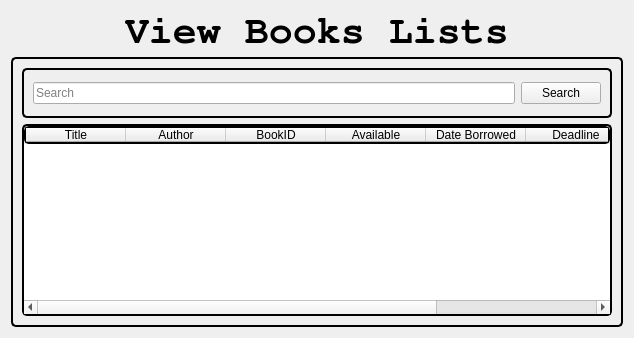
      <widget class="QWidget" name="ViewBookS">
       <layout class="QVBoxLayout" name="verticalLayout_2">
        <item alignment="Qt::AlignmentFlag::AlignHCenter|Qt::AlignmentFlag::AlignTop">
         <widget class="QLabel" name="label">
          <property name="font">
           <font>
            <family>FreeMono</family>
            <pointsize>30</pointsize>
            <bold>true</bold>
           </font>
          </property>
          <property name="text">
           <string>View Books Lists</string>
          </property>
         </widget>
        </item>
        <item>
         <widget class="QFrame" name="frame">
          <property name="sizePolicy">
           <sizepolicy hsizetype="Expanding" vsizetype="Expanding">
            <horstretch>0</horstretch>
            <verstretch>0</verstretch>
           </sizepolicy>
          </property>
          <property name="styleSheet">
           <string notr="true">QFrame {
    border: 2px solid;
    border-color: qlineargradient(x1:0, y1:0, x2:1, y2:1, 
                                  stop:0 #7289da, stop:1 #424549);
    border-radius: 5px;
}</string>
          </property>
          <property name="frameShape">
           <enum>QFrame::Shape::StyledPanel</enum>
          </property>
          <property name="frameShadow">
           <enum>QFrame::Shadow::Raised</enum>
          </property>
          <layout class="QVBoxLayout" name="verticalLayout_12">
           <item>
            <widget class="QFrame" name="frame_21">
             <property name="minimumSize">
              <size>
               <width>0</width>
               <height>50</height>
              </size>
             </property>
             <property name="frameShape">
              <enum>QFrame::Shape::StyledPanel</enum>
             </property>
             <property name="frameShadow">
              <enum>QFrame::Shadow::Raised</enum>
             </property>
             <layout class="QHBoxLayout" name="horizontalLayout_7">
              <item>
               <widget class="QLineEdit" name="SearchlineEdit">
                <property name="placeholderText">
                 <string>Search</string>
                </property>
               </widget>
              </item>
              <item>
               <widget class="QPushButton" name="SearchPushButton">
                <property name="text">
                 <string>Search</string>
                </property>
               </widget>
              </item>
             </layout>
            </widget>
           </item>
           <item>
            <widget class="QTableWidget" name="bookTable">
             <property name="sizePolicy">
              <sizepolicy hsizetype="MinimumExpanding" vsizetype="MinimumExpanding">
               <horstretch>0</horstretch>
               <verstretch>0</verstretch>
              </sizepolicy>
             </property>
             <property name="minimumSize">
              <size>
               <width>590</width>
               <height>0</height>
              </size>
             </property>
             <column>
              <property name="text">
               <string>Title</string>
              </property>
             </column>
             <column>
              <property name="text">
               <string>Author</string>
              </property>
             </column>
             <column>
              <property name="text">
               <string>BookID</string>
              </property>
             </column>
             <column>
              <property name="text">
               <string>Available</string>
              </property>
             </column>
             <column>
              <property name="text">
               <string>Date Borrowed</string>
              </property>
             </column>
             <column>
              <property name="text">
               <string>Deadline</string>
              </property>
             </column>
             <column>
              <property name="text">
               <string>FIne</string>
              </property>
             </column>
            </widget>
           </item>
          </layout>
         </widget>
        </item>
       </layout>
      </widget>
